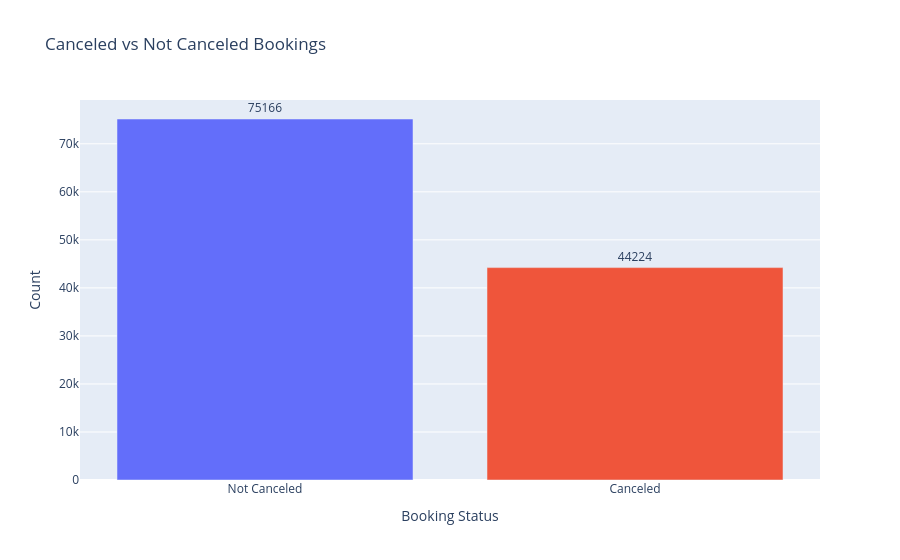

The notebook cell this image was saved under:
### Code cell
target_df = df["is_canceled"].map({0: "Not Canceled", 1: "Canceled"}).value_counts().reset_index()
target_df.columns = ["Booking Status", "Count"]

fig = px.bar(
    target_df,
    x="Booking Status",
    y="Count",
    color="Booking Status",
    text="Count",
    title="Canceled vs Not Canceled Bookings"
)
fig.update_traces(textposition="outside")
fig.update_layout(showlegend=False)
fig.show()

### Figure 1 — Plotly figure (JSON) as saved in the notebook; plotly's stock layout.template omitted (floating-point values rounded to 4 significant figures)
{"data": [{"hovertemplate": "Booking Status=%{x}<br>Count=%{text}<extra></extra>", "legendgroup": "Not Canceled", "marker": {"color": "#636efa", "pattern": {"shape": ""}}, "name": "Not Canceled", "orientation": "v", "showlegend": true, "text": [75170.0], "textposition": "outside", "type": "bar", "x": ["Not Canceled"], "xaxis": "x", "y": [75166], "yaxis": "y"}, {"hovertemplate": "Booking Status=%{x}<br>Count=%{text}<extra></extra>", "legendgroup": "Canceled", "marker": {"color": "#EF553B", "pattern": {"shape": ""}}, "name": "Canceled", "orientation": "v", "showlegend": true, "text": [44220.0], "textposition": "outside", "type": "bar", "x": ["Canceled"], "xaxis": "x", "y": [44224], "yaxis": "y"}], "layout": {"barmode": "relative", "legend": {"title": {"text": "Booking Status"}, "tracegroupgap": 0}, "showlegend": false, "title": {"text": "Canceled vs Not Canceled Bookings"}, "xaxis": {"anchor": "y", "categoryarray": ["Not Canceled", "Canceled"], "categoryorder": "array", "domain": [0.0, 1.0], "title": {"text": "Booking Status"}}, "yaxis": {"anchor": "x", "domain": [0.0, 1.0], "title": {"text": "Count"}}}}
